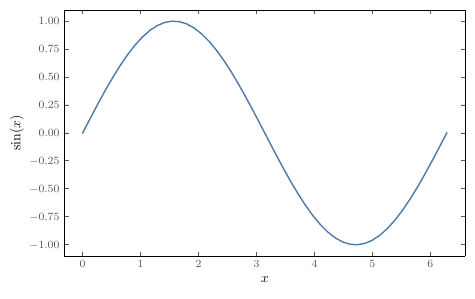

Write Python code to recreate this figure.
import numpy as np 

def figsize(scale=1):
    '''Create nicely proportioned figure

    This function calculates the optimal figuresize for any given scale
    (the ratio between figuresize and textwidth. A figure with scale 1
    covers the entire writing area). Therefor it is important to know 
    the textwidth of your target document. This can be obtained by using
    the command "\the\textwidth" somewhere inside your document.
    '''

    width_pt  = 373.44                        # textwidth from latex
    in_per_pt = 1.0/72.27                     # Convert pt to inch
    golden    = 1.61803398875                 # Aesthetic ratio 
    width  = width_pt * in_per_pt * scale     # width in inches
    height = width / golden                   # height in inches
    return [width,height]

import matplotlib as mpl

mpl.use('pgf')

import matplotlib.pyplot as plt
import matplotlib.ticker as ticker


plt.style.use('TeX')

def newfig(scale=1,ratio=None):
    '''Create a new figure object

    We use the function figsize to create a figure of corresponding size.
    If the option ratio is choosen, the width of the plot is still taken
    from figsize but the ratio of the figure is determined by ratio.
    '''

    size = figsize(scale)
    if not ratio:
        fig = plt.figure(figsize=size)
    else:
        fig = plt.figure(figsize=(size[0],ratio*size[0]))

    return fig

# showcase
fig = newfig(scale=1)
ax  = fig.add_subplot(111)

x = np.linspace(0,2*np.pi)
y = np.sin(x)

ax.plot(x,y)
ax.set_xlabel(r'$x$')
ax.set_ylabel(r'$\sin(x)$')

plt.savefig('plot.pdf',bbox_inches='tight')
plt.savefig('plot.pgf',bbox_inches='tight')
